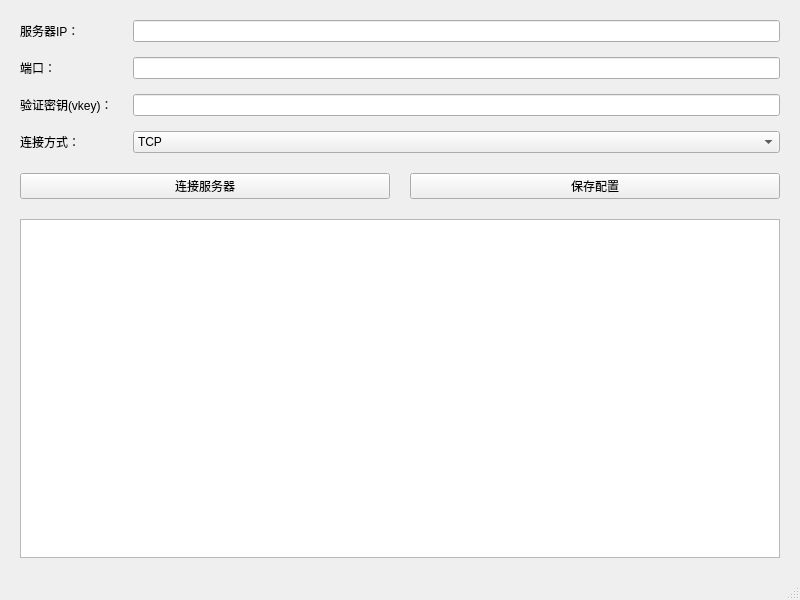
<?xml version="1.0" encoding="UTF-8"?>
<ui version="4.0">
 <class>MainWindow</class>
 <widget class="QMainWindow" name="MainWindow">
  <property name="geometry">
   <rect>
    <x>0</x>
    <y>0</y>
    <width>800</width>
    <height>600</height>
   </rect>
  </property>
  <property name="windowTitle">
   <string>景观设计工具</string>
  </property>
  <widget class="QWidget" name="centralwidget">
   <layout class="QVBoxLayout" name="verticalLayout" stretch="0,1,0">
    <property name="spacing">
     <number>20</number>
    </property>
    <property name="leftMargin">
     <number>20</number>
    </property>
    <property name="topMargin">
     <number>20</number>
    </property>
    <property name="rightMargin">
     <number>20</number>
    </property>
    <property name="bottomMargin">
     <number>20</number>
    </property>
    <item>
     <layout class="QFormLayout" name="formLayout">
      <property name="fieldGrowthPolicy">
       <enum>QFormLayout::ExpandingFieldsGrow</enum>
      </property>
      <property name="verticalSpacing">
       <number>15</number>
      </property>
      <item row="0" column="0">
       <widget class="QLabel" name="ip_label">
        <property name="text">
         <string>服务器IP：</string>
        </property>
       </widget>
      </item>
      <item row="0" column="1">
       <widget class="QLineEdit" name="ip_lineEdit">
        <property name="sizePolicy">
         <sizepolicy hsizetype="Expanding" vsizetype="Fixed">
          <horstretch>0</horstretch>
          <verstretch>0</verstretch>
         </sizepolicy>
        </property>
       </widget>
      </item>
      <item row="1" column="0">
       <widget class="QLabel" name="port_label">
        <property name="text">
         <string>端口：</string>
        </property>
       </widget>
      </item>
      <item row="1" column="1">
       <widget class="QLineEdit" name="port_lineEdit">
        <property name="sizePolicy">
         <sizepolicy hsizetype="Expanding" vsizetype="Fixed">
          <horstretch>0</horstretch>
          <verstretch>0</verstretch>
         </sizepolicy>
        </property>
       </widget>
      </item>
      <item row="2" column="0">
       <widget class="QLabel" name="vkey_label">
        <property name="text">
         <string>验证密钥(vkey)：</string>
        </property>
       </widget>
      </item>
      <item row="2" column="1">
       <widget class="QLineEdit" name="vkey_lineEdit">
        <property name="sizePolicy">
         <sizepolicy hsizetype="Expanding" vsizetype="Fixed">
          <horstretch>0</horstretch>
          <verstretch>0</verstretch>
         </sizepolicy>
        </property>
       </widget>
      </item>
      <item row="3" column="0">
       <widget class="QLabel" name="connmode_label">
        <property name="text">
         <string>连接方式：</string>
        </property>
       </widget>
      </item>
      <item row="3" column="1">
       <widget class="QComboBox" name="connmode_comboBox">
        <property name="sizePolicy">
         <sizepolicy hsizetype="Expanding" vsizetype="Fixed">
          <horstretch>0</horstretch>
          <verstretch>0</verstretch>
         </sizepolicy>
        </property>
        <item>
         <property name="text">
          <string>TCP</string>
         </property>
        </item>
        <item>
         <property name="text">
          <string>UDP</string>
         </property>
        </item>
       </widget>
      </item>
     </layout>
    </item>
    <item>
     <layout class="QHBoxLayout" name="horizontalLayout">
      <item>
       <widget class="QPushButton" name="pushButton">
        <property name="text">
         <string>连接服务器</string>
        </property>
       </widget>
      </item>
      <item>
       <widget class="QPushButton" name="saveButton">
        <property name="text">
         <string>保存配置</string>
        </property>
       </widget>
      </item>
     </layout>
    </item>
    <item>
     <widget class="QTextEdit" name="textEdit"/>
    </item>
   </layout>
  </widget>
  <widget class="QMenuBar" name="menubar">
   <property name="geometry">
    <rect>
     <x>0</x>
     <y>0</y>
     <width>800</width>
     <height>23</height>
    </rect>
   </property>
  </widget>
  <widget class="QStatusBar" name="statusbar">
   <property name="sizeGripEnabled">
    <bool>true</bool>
   </property>
  </widget>
 </widget>
 <resources/>
 <connections/>
</ui>
